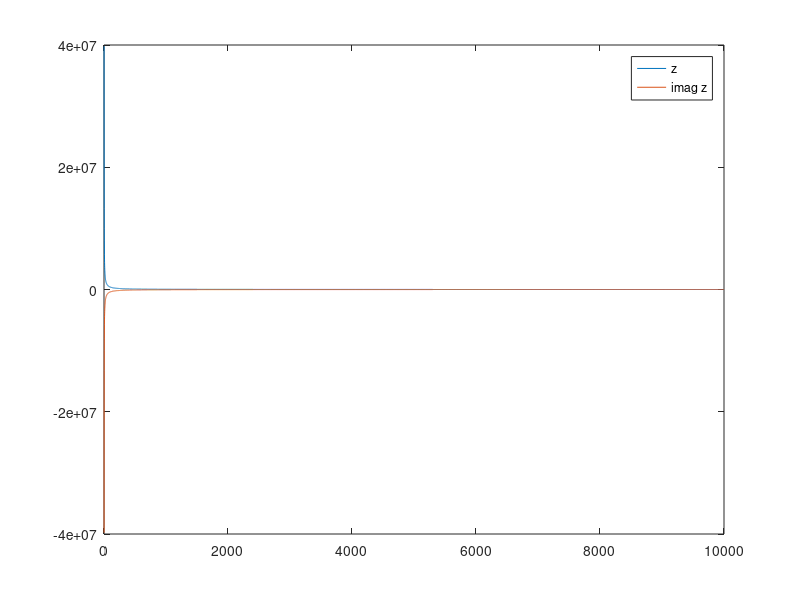
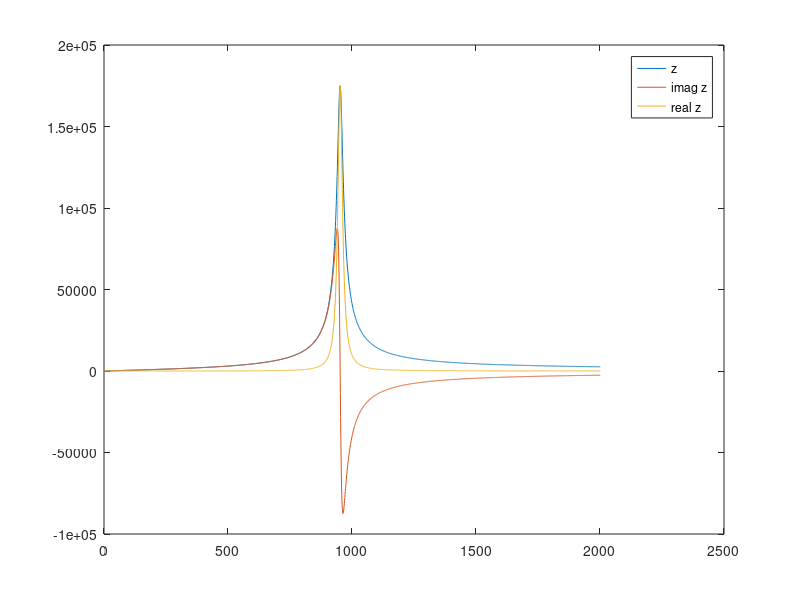

Source code (MATLAB) for these figures, in order:
clear
clc
close all
% Resonable Frequency
% Series
f = 100:1e2:1e6;
w = 2 * pi .* f;
c = 40e-12;
l = 700e-6;
r = 100;
z = r + 1i * (w.*l - 1./(w.*c));
figure(1)
plot(abs(z))
hold on
plot(imag(z))
legend("z", "imag z")
% Shunt
f = 0:1e3:2e6;
w = 2 * pi .* f;
z = 1./((r.*c./l)+1i.*(w.*c-1./(w.*l)));
figure(2)
plot(abs(z))
hold on
plot(imag(z))
hold on
plot(real(z))
legend("z", "imag z", "real z")
